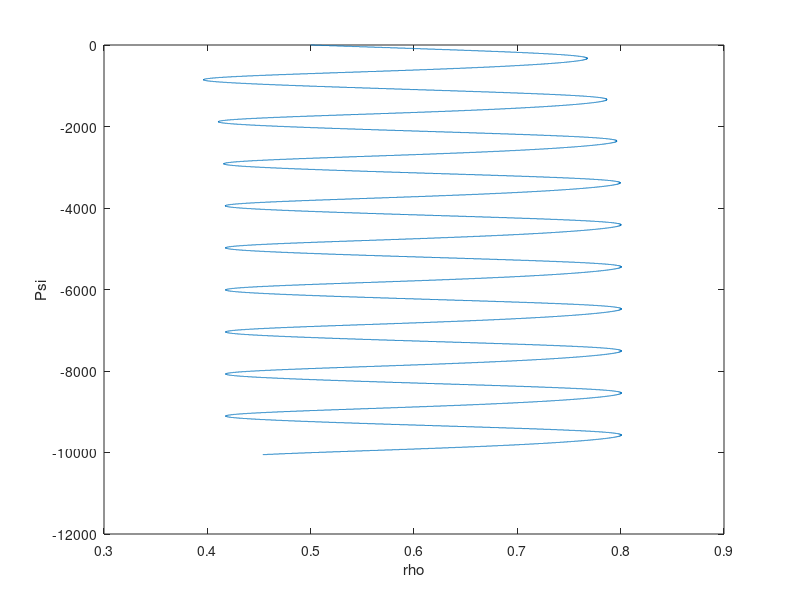
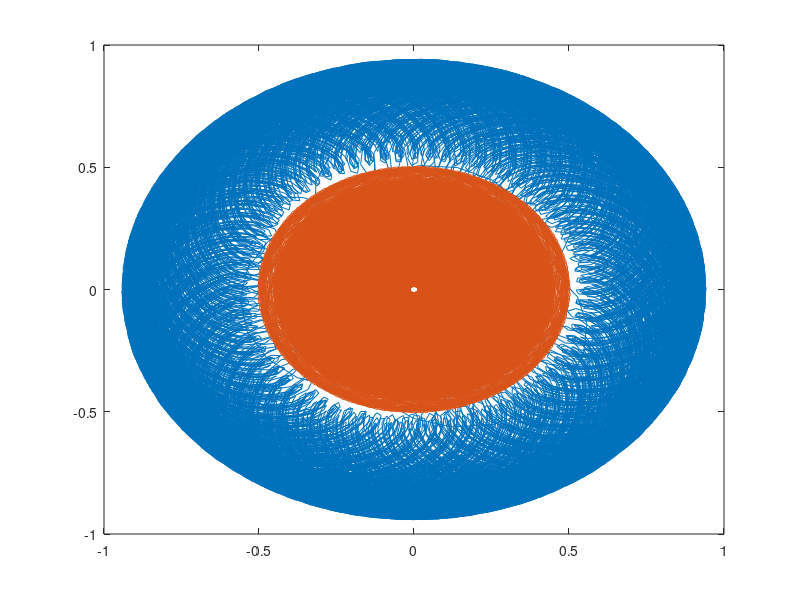
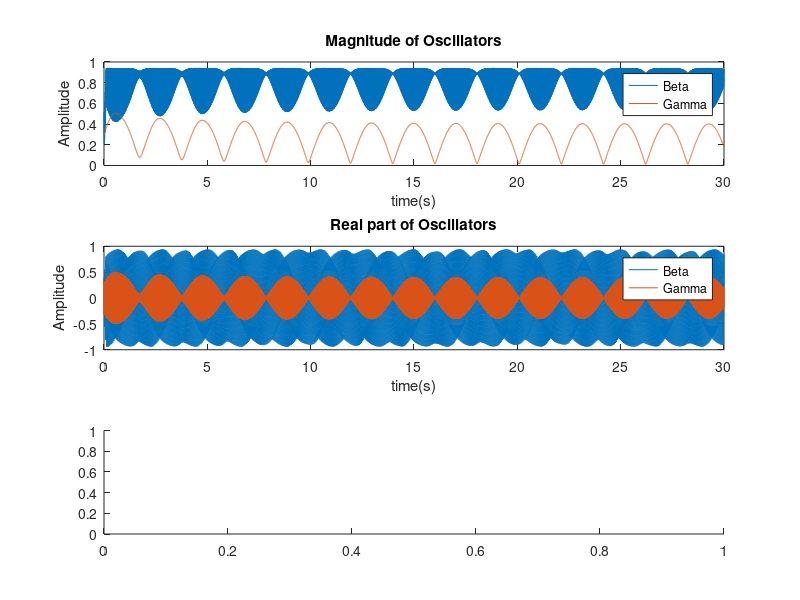
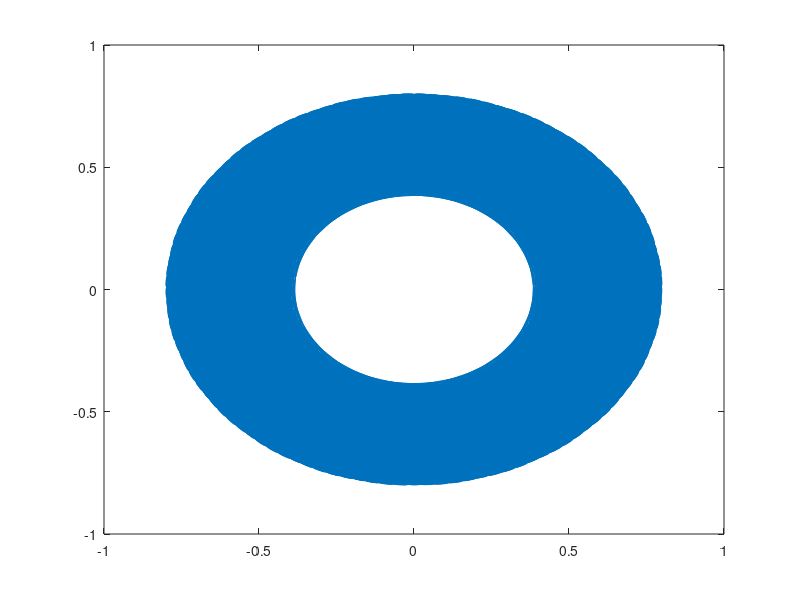

Write the MATLAB code that produced these figures, in order. (Note: this script raises an error after producing the figures.)
% dynamical systems model of beta gamma coupling in motor cortex
% by Iran Roman

%%
% start with a beta oscillator at a limit cycle. This is the intrinsic
% activity of beta band without stimulation.

clear all; close all; clc

dzdt = @(t,z,alpha,beta1,beta2,epsilon)  ...        
    z(1)*(alpha + 1i*2*pi*20 + beta1*abs(z(1))^2 + ...     
    (epsilon*beta2*abs(z(1))^4)/(1-epsilon*abs(z(1))^2));

% parameters of the limit cycle oscillator
z0 = 0.3;
alpha = 1;
beta1 = -1;
beta2 = -1;
epsilon = 1;

% parameters for time
fs = 1000;
dur = 10; % in seconds
T = 1/fs;
time = 0:T:dur;

% integrate the ode to obtain the amplitude
[time,z] = ode45(@(t,z) dzdt(t,z,alpha,beta1,beta2,epsilon),time,z0);

% extract information
figure(1)
plot(z(fs*9:end))

%%
% A gamma oscillator will only become transiently active when stimulated.
% For this purpose, we use a subcritical double limit cycle that becomes a
% supercritical doule limit cycle upon stimulation.

clear all; close all; clc

dzdt = @(t,z,alpha,beta1,beta2,epsilon,F,omega0)  ...        
    z(1)*(alpha + 1i*2*pi*79.5 + beta1*abs(z(1))^2 + ...     
    (epsilon*beta2*abs(z(1))^4)/(1-epsilon*abs(z(1))^2)) + ...
    F*exp(1i*omega0*t);

% parameters of the limit cycle oscillator
z0 = 0.5;
alpha = -0.6;
beta1 = 2.5;
beta2 = -1;
epsilon = 1;

% parameters for time
fs = 1000;
dur = 20; % in seconds
T = 1/fs;
time = 0:T:dur;

% parameters for input
f0 = 80;
omega0 = 2*pi*f0;
F = 0.6;

% integrate the ode to obtain the amplitude
[time,z] = ode45(@(t,z) dzdt(t,z,alpha,beta1,beta2,epsilon,F,omega0),time,z0);

r = abs(z);
Psi = angle(z) - omega0*time;

figure(1)
plot(r,Psi)
xlabel('rho')
ylabel('Psi')
figure(2)
plot(Psi)
xlabel('Time')
ylabel('Relative Phase')
figure(3)
plot(time,abs(z))
xlabel('Time')
ylabel('Magnitude')
figure(4)
plot(z)

%%
clear all; close all; clc

% the output of gamma modulates a betaoscillator
dzdt = @(t,z,alpha,beta1,beta2,epsilon,F,omega0)  ...        
    [z(1)*(alpha + 1i*2*pi*20 + 15*beta1*abs(z(1))^2 + ...     
    (epsilon*beta2*abs(z(1))^4)/(1-epsilon*abs(z(1))^2)) + 200*(z(2)); ...
    (z(2)*(alpha + 1i*2*pi*79.5 + beta1*abs(z(2))^2 + ... % beta layer
    (epsilon*beta2*abs(z(2))^4)/(1-epsilon*abs(z(2))^2)) + ...   
    F*exp(1i*omega0*t))]; % input to beta

% parameters of the limit cycle oscillator
z0 = 0.3;
alpha = -0.1;
beta1 = 2.5;
beta2 = -10;
epsilon = 1;

% parameters for time
fs = 1000;
dur = 30; % in seconds
T = 1/fs;
time = 0:T:dur;

% parameters for input
f0 = 80;
omega0 = 2*pi*f0;
F = 0.6;

% integrate the ode to obtain the amplitude
[t,z] = ode45(@(t,z) dzdt(t,z,alpha,beta1,beta2,epsilon,F,omega0),time,[z0,z0]);

% extract information
r = abs(z);
dr2dt = diff(r(:,1));
dr1dt = diff(r(:,2));

figure(2)
plot(z)
% plot(r(1:end-1,2),dr1dt)
% hold on
% plot(r(1:end-1,1),dr2dt)

figure(3)
subplot(3,1,1)
plot(time,r)
title('Magnitude of Oscillators')
ylabel('Amplitude')
xlabel('time(s)')
legend('Beta','Gamma')
subplot(3,1,2)
plot(time,real(z))
title('Real part of Oscillators')
legend('Beta','Gamma')
ylabel('Amplitude')
xlabel('time(s)')
subplot(3,1,3)
spectrogram((z(:,1)+z(:,2)),kaiser(256,5),220,20000,fs,'yaxis')
title('Spectrum')
ylim([0 100])
xlabel('time(s)')

% use 80 Hz instead of 40Hz. We just don't know too much about 40 Hz gamma. 
% Talamocortical loop may be the one giving the 40Hz response (Healthy). In
% Parkinson's this loop is not there. 
% 
% You see beta everywhere. Even in the cerebelum and Olivo-cerebelar loop. 
% Next variation: Without sound, a top down (intention to move) cue is
% given to the system, and the system produces movement. Have beta dip
% prior to single movement, and high gamma burst before the dip of gamma. 
%
% After having this, we can modulate the parameters for the initial beta,
% with high amplitude beta not letting gamma act. Jenkinson's and Brown hypothesis:
% there is dopaminergic input coming to STN, low level input, and enhances
% beta. This is the parkinsonism state. Have the model have a parameter:
% High Gamma amplitude, beta level, beta level is modulated by the
% available Dopamine

%%

% notes from Takako
% Gamma does not spontaneously oscillate. Beta does. 
% read: New insights into the relationship between dopamine, beta oscillations and motor function.
% Beta is always oscillating. Gamma gives exogenous or endogenous input to
% affect beta. Think about high gamma. DBS people didn't find beta
% desynchronization when giving low gamma. High gamma will give the
% desynchronization of beta. If you stimulate 20Hz, people are affected, with 40Hz gamma 
% nothing happens, with high gamma 80Hz there is improvement. Dopamine
% depleted brain gives constant beta. 

% Gamma must start with sound. 

% Granger causality. Berhnard. Issues with phase coherence. Bayes might
% adress causality clarification. DCM

%%

% 11/02/2016
% Due to status, these people can say things they think without very clear evicende
% Cautious Note: Not Always possible what they say. 
% Compare to Terry, who is a pioneer, but doesn't show the flag too much.
% Only cited when thinking about predictive coding in the physiological
% system that they are trying to infer. Friston has a visionary position in
% the community, and thus one has to be carefull with their observations. 

% Hippocampal, rat work, gamma band, Rudolfo Llinas work. Very stablished
% animal physiology lab. Everyone ends up coming to MEG. 